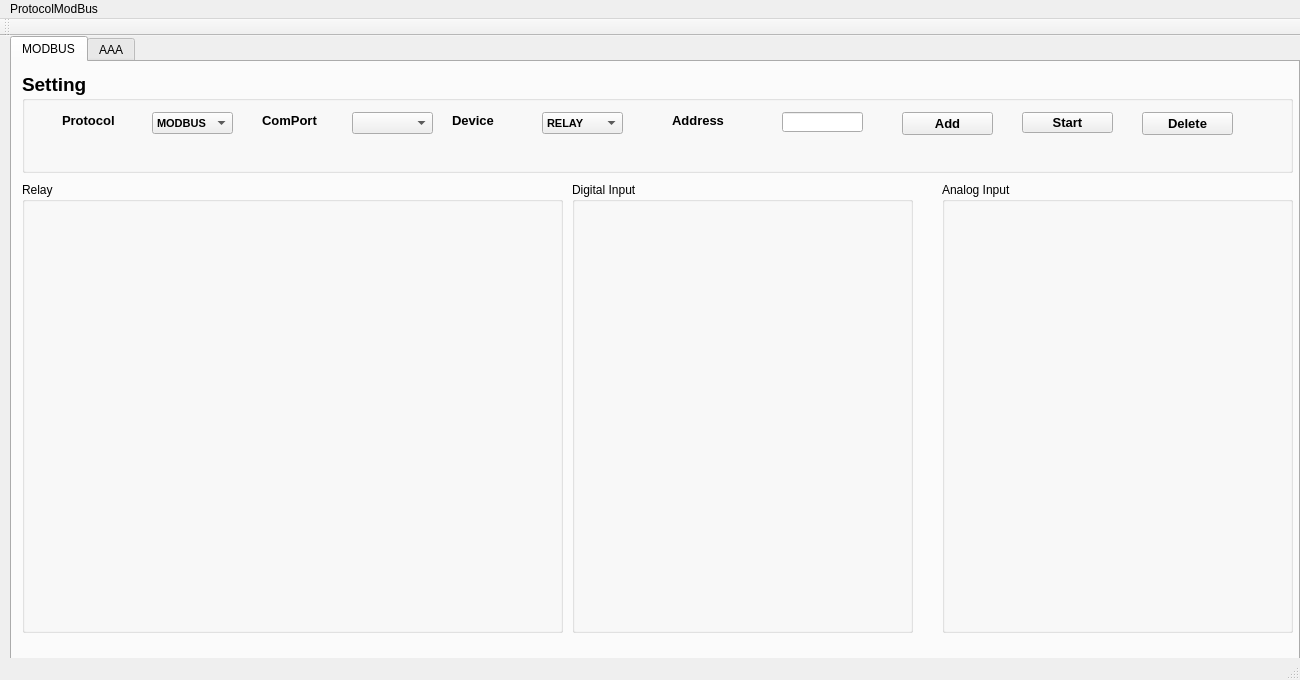
<?xml version="1.0" encoding="UTF-8"?>
<ui version="4.0">
 <class>MainWindow</class>
 <widget class="QMainWindow" name="MainWindow">
  <property name="enabled">
   <bool>true</bool>
  </property>
  <property name="geometry">
   <rect>
    <x>0</x>
    <y>0</y>
    <width>1300</width>
    <height>680</height>
   </rect>
  </property>
  <property name="contextMenuPolicy">
   <enum>Qt::NoContextMenu</enum>
  </property>
  <property name="windowTitle">
   <string>MainWindow</string>
  </property>
  <widget class="QWidget" name="centralWidget">
   <widget class="QTabWidget" name="tabWidget">
    <property name="geometry">
     <rect>
      <x>10</x>
      <y>0</y>
      <width>1290</width>
      <height>670</height>
     </rect>
    </property>
    <property name="currentIndex">
     <number>0</number>
    </property>
    <widget class="QWidget" name="tab">
     <attribute name="title">
      <string>MODBUS</string>
     </attribute>
     <widget class="QGroupBox" name="setting">
      <property name="geometry">
       <rect>
        <x>10</x>
        <y>10</y>
        <width>1271</width>
        <height>101</height>
       </rect>
      </property>
      <property name="font">
       <font>
        <pointsize>14</pointsize>
        <weight>75</weight>
        <bold>true</bold>
       </font>
      </property>
      <property name="title">
       <string>Setting</string>
      </property>
      <widget class="QLabel" name="label">
       <property name="geometry">
        <rect>
         <x>40</x>
         <y>40</y>
         <width>71</width>
         <height>16</height>
        </rect>
       </property>
       <property name="font">
        <font>
         <pointsize>10</pointsize>
         <weight>75</weight>
         <bold>true</bold>
        </font>
       </property>
       <property name="text">
        <string>Protocol</string>
       </property>
      </widget>
      <widget class="QLabel" name="label_2">
       <property name="geometry">
        <rect>
         <x>430</x>
         <y>40</y>
         <width>71</width>
         <height>16</height>
        </rect>
       </property>
       <property name="font">
        <font>
         <pointsize>10</pointsize>
         <weight>75</weight>
         <bold>true</bold>
        </font>
       </property>
       <property name="text">
        <string>Device</string>
       </property>
      </widget>
      <widget class="QComboBox" name="cbbProtocol">
       <property name="geometry">
        <rect>
         <x>130</x>
         <y>40</y>
         <width>81</width>
         <height>22</height>
        </rect>
       </property>
       <property name="font">
        <font>
         <pointsize>8</pointsize>
        </font>
       </property>
       <item>
        <property name="text">
         <string>MODBUS</string>
        </property>
       </item>
       <item>
        <property name="text">
         <string>MSBUS</string>
        </property>
       </item>
       <item>
        <property name="text">
         <string>RSPBUS</string>
        </property>
       </item>
      </widget>
      <widget class="QComboBox" name="cbbDevice">
       <property name="geometry">
        <rect>
         <x>520</x>
         <y>40</y>
         <width>81</width>
         <height>22</height>
        </rect>
       </property>
       <property name="font">
        <font>
         <pointsize>8</pointsize>
        </font>
       </property>
       <item>
        <property name="text">
         <string>RELAY</string>
        </property>
       </item>
       <item>
        <property name="text">
         <string>DI</string>
        </property>
       </item>
       <item>
        <property name="text">
         <string>AI</string>
        </property>
       </item>
      </widget>
      <widget class="QComboBox" name="cbbCom">
       <property name="geometry">
        <rect>
         <x>330</x>
         <y>40</y>
         <width>81</width>
         <height>22</height>
        </rect>
       </property>
       <property name="font">
        <font>
         <pointsize>8</pointsize>
        </font>
       </property>
      </widget>
      <widget class="QLabel" name="label_3">
       <property name="geometry">
        <rect>
         <x>240</x>
         <y>40</y>
         <width>71</width>
         <height>16</height>
        </rect>
       </property>
       <property name="font">
        <font>
         <pointsize>10</pointsize>
         <weight>75</weight>
         <bold>true</bold>
        </font>
       </property>
       <property name="text">
        <string>ComPort</string>
       </property>
      </widget>
      <widget class="QLabel" name="label_4">
       <property name="geometry">
        <rect>
         <x>650</x>
         <y>40</y>
         <width>71</width>
         <height>16</height>
        </rect>
       </property>
       <property name="font">
        <font>
         <pointsize>10</pointsize>
         <weight>75</weight>
         <bold>true</bold>
        </font>
       </property>
       <property name="text">
        <string>Address</string>
       </property>
      </widget>
      <widget class="QLineEdit" name="txtAddress">
       <property name="geometry">
        <rect>
         <x>760</x>
         <y>40</y>
         <width>81</width>
         <height>20</height>
        </rect>
       </property>
       <property name="font">
        <font>
         <pointsize>8</pointsize>
        </font>
       </property>
      </widget>
      <widget class="QPushButton" name="Start">
       <property name="geometry">
        <rect>
         <x>1000</x>
         <y>40</y>
         <width>91</width>
         <height>21</height>
        </rect>
       </property>
       <property name="font">
        <font>
         <pointsize>10</pointsize>
        </font>
       </property>
       <property name="text">
        <string>Start</string>
       </property>
      </widget>
      <widget class="QPushButton" name="btadd">
       <property name="geometry">
        <rect>
         <x>880</x>
         <y>40</y>
         <width>91</width>
         <height>23</height>
        </rect>
       </property>
       <property name="font">
        <font>
         <pointsize>10</pointsize>
        </font>
       </property>
       <property name="text">
        <string>Add</string>
       </property>
      </widget>
      <widget class="QPushButton" name="btdelete">
       <property name="geometry">
        <rect>
         <x>1120</x>
         <y>40</y>
         <width>91</width>
         <height>23</height>
        </rect>
       </property>
       <property name="font">
        <font>
         <pointsize>10</pointsize>
        </font>
       </property>
       <property name="text">
        <string>Delete</string>
       </property>
      </widget>
     </widget>
     <widget class="QGroupBox" name="DI_groupBox">
      <property name="geometry">
       <rect>
        <x>560</x>
        <y>120</y>
        <width>341</width>
        <height>451</height>
       </rect>
      </property>
      <property name="title">
       <string>Digital Input</string>
      </property>
     </widget>
     <widget class="QGroupBox" name="AI_groupBox">
      <property name="geometry">
       <rect>
        <x>930</x>
        <y>120</y>
        <width>351</width>
        <height>451</height>
       </rect>
      </property>
      <property name="title">
       <string>Analog Input</string>
      </property>
     </widget>
     <widget class="QGroupBox" name="Relay_groupBox">
      <property name="geometry">
       <rect>
        <x>10</x>
        <y>120</y>
        <width>541</width>
        <height>451</height>
       </rect>
      </property>
      <property name="title">
       <string>Relay</string>
      </property>
      <widget class="QWidget" name="gridLayoutWidget">
       <property name="geometry">
        <rect>
         <x>0</x>
         <y>20</y>
         <width>541</width>
         <height>421</height>
        </rect>
       </property>
       <layout class="QGridLayout" name="main_gridLayout"/>
      </widget>
     </widget>
    </widget>
    <widget class="QWidget" name="tab_2">
     <attribute name="title">
      <string>AAA</string>
     </attribute>
    </widget>
   </widget>
  </widget>
  <widget class="QMenuBar" name="menuBar">
   <property name="geometry">
    <rect>
     <x>0</x>
     <y>0</y>
     <width>1300</width>
     <height>21</height>
    </rect>
   </property>
   <widget class="QMenu" name="menuProtocolModBus">
    <property name="title">
     <string>ProtocolModBus</string>
    </property>
   </widget>
   <addaction name="menuProtocolModBus"/>
  </widget>
  <widget class="QToolBar" name="mainToolBar">
   <attribute name="toolBarArea">
    <enum>TopToolBarArea</enum>
   </attribute>
   <attribute name="toolBarBreak">
    <bool>false</bool>
   </attribute>
  </widget>
  <widget class="QStatusBar" name="statusBar"/>
 </widget>
 <layoutdefault spacing="6" margin="11"/>
 <resources/>
 <connections/>
</ui>
